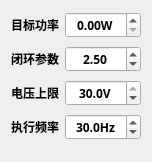
                   <widget class="QWidget" name="scrollAreaWidgetContents">
                    <property name="geometry">
                     <rect>
                      <x>0</x>
                      <y>0</y>
                      <width>152</width>
                      <height>162</height>
                     </rect>
                    </property>
                    <layout class="QVBoxLayout" name="verticalLayout_15">
                     <item>
                      <layout class="QHBoxLayout" name="horizontalLayout_10" stretch="1,2">
                       <item>
                        <widget class="QLabel" name="label_9">
                         <property name="minimumSize">
                          <size>
                           <width>0</width>
                           <height>28</height>
                          </size>
                         </property>
                         <property name="font">
                          <font>
                           <family>Sarasa Fixed SC SemiBold</family>
                           <bold>true</bold>
                          </font>
                         </property>
                         <property name="text">
                          <string>目标功率</string>
                         </property>
                         <property name="alignment">
                          <set>Qt::AlignCenter</set>
                         </property>
                         <property name="margin">
                          <number>6</number>
                         </property>
                        </widget>
                       </item>
                       <item>
                        <widget class="QDoubleSpinBox" name="spinBoxKeepPowerSet">
                         <property name="maximumSize">
                          <size>
                           <width>80</width>
                           <height>16777215</height>
                          </size>
                         </property>
                         <property name="font">
                          <font>
                           <family>Sarasa Fixed SC SemiBold</family>
                           <bold>true</bold>
                          </font>
                         </property>
                         <property name="alignment">
                          <set>Qt::AlignCenter</set>
                         </property>
                         <property name="suffix">
                          <string>W</string>
                         </property>
                         <property name="decimals">
                          <number>2</number>
                         </property>
                         <property name="minimum">
                          <double>0.000000000000000</double>
                         </property>
                         <property name="maximum">
                          <double>100.000000000000000</double>
                         </property>
                         <property name="singleStep">
                          <double>0.100000000000000</double>
                         </property>
                         <property name="stepType">
                          <enum>QAbstractSpinBox::AdaptiveDecimalStepType</enum>
                         </property>
                        </widget>
                       </item>
                      </layout>
                     </item>
                     <item>
                      <layout class="QHBoxLayout" name="horizontalLayout_11" stretch="1,2">
                       <item>
                        <widget class="QLabel" name="label_10">
                         <property name="minimumSize">
                          <size>
                           <width>0</width>
                           <height>28</height>
                          </size>
                         </property>
                         <property name="font">
                          <font>
                           <family>Sarasa Fixed SC SemiBold</family>
                           <bold>true</bold>
                          </font>
                         </property>
                         <property name="text">
                          <string>闭环参数</string>
                         </property>
                         <property name="alignment">
                          <set>Qt::AlignCenter</set>
                         </property>
                         <property name="margin">
                          <number>6</number>
                         </property>
                        </widget>
                       </item>
                       <item>
                        <widget class="QDoubleSpinBox" name="spinBoxKeepPowerPi">
                         <property name="maximumSize">
                          <size>
                           <width>80</width>
                           <height>16777215</height>
                          </size>
                         </property>
                         <property name="font">
                          <font>
                           <family>Sarasa Fixed SC SemiBold</family>
                           <bold>true</bold>
                          </font>
                         </property>
                         <property name="alignment">
                          <set>Qt::AlignCenter</set>
                         </property>
                         <property name="decimals">
                          <number>2</number>
                         </property>
                         <property name="minimum">
                          <double>0.000000000000000</double>
                         </property>
                         <property name="maximum">
                          <double>40.000000000000000</double>
                         </property>
                         <property name="singleStep">
                          <double>0.100000000000000</double>
                         </property>
                         <property name="stepType">
                          <enum>QAbstractSpinBox::AdaptiveDecimalStepType</enum>
                         </property>
                         <property name="value">
                          <double>2.500000000000000</double>
                         </property>
                        </widget>
                       </item>
                      </layout>
                     </item>
                     <item>
                      <layout class="QHBoxLayout" name="horizontalLayout_35" stretch="1,2">
                       <item>
                        <widget class="QLabel" name="label_28">
                         <property name="minimumSize">
                          <size>
                           <width>0</width>
                           <height>28</height>
                          </size>
                         </property>
                         <property name="font">
                          <font>
                           <family>Sarasa Fixed SC SemiBold</family>
                           <bold>true</bold>
                          </font>
                         </property>
                         <property name="text">
                          <string>电压上限</string>
                         </property>
                         <property name="alignment">
                          <set>Qt::AlignCenter</set>
                         </property>
                         <property name="margin">
                          <number>6</number>
                         </property>
                        </widget>
                       </item>
                       <item>
                        <widget class="QDoubleSpinBox" name="spinBoxKeepPowerMaxV">
                         <property name="maximumSize">
                          <size>
                           <width>80</width>
                           <height>16777215</height>
                          </size>
                         </property>
                         <property name="font">
                          <font>
                           <family>Sarasa Fixed SC SemiBold</family>
                           <bold>true</bold>
                          </font>
                         </property>
                         <property name="alignment">
                          <set>Qt::AlignCenter</set>
                         </property>
                         <property name="suffix">
                          <string>V</string>
                         </property>
                         <property name="decimals">
                          <number>1</number>
                         </property>
                         <property name="minimum">
                          <double>0.000000000000000</double>
                         </property>
                         <property name="maximum">
                          <double>30.000000000000000</double>
                         </property>
                         <property name="singleStep">
                          <double>0.100000000000000</double>
                         </property>
                         <property name="stepType">
                          <enum>QAbstractSpinBox::AdaptiveDecimalStepType</enum>
                         </property>
                         <property name="value">
                          <double>30.000000000000000</double>
                         </property>
                        </widget>
                       </item>
                      </layout>
                     </item>
                     <item>
                      <layout class="QHBoxLayout" name="horizontalLayout_19" stretch="1,2">
                       <item>
                        <widget class="QLabel" name="label_19">
                         <property name="minimumSize">
                          <size>
                           <width>0</width>
                           <height>28</height>
                          </size>
                         </property>
                         <property name="font">
                          <font>
                           <family>Sarasa Fixed SC SemiBold</family>
                           <bold>true</bold>
                          </font>
                         </property>
                         <property name="text">
                          <string>执行频率</string>
                         </property>
                         <property name="alignment">
                          <set>Qt::AlignCenter</set>
                         </property>
                         <property name="margin">
                          <number>6</number>
                         </property>
                        </widget>
                       </item>
                       <item>
                        <widget class="QDoubleSpinBox" name="spinBoxKeepPowerLoopFreq">
                         <property name="maximumSize">
                          <size>
                           <width>80</width>
                           <height>16777215</height>
                          </size>
                         </property>
                         <property name="font">
                          <font>
                           <family>Sarasa Fixed SC SemiBold</family>
                           <bold>true</bold>
                          </font>
                         </property>
                         <property name="alignment">
                          <set>Qt::AlignCenter</set>
                         </property>
                         <property name="suffix">
                          <string>Hz</string>
                         </property>
                         <property name="decimals">
                          <number>1</number>
                         </property>
                         <property name="minimum">
                          <double>0.000000000000000</double>
                         </property>
                         <property name="maximum">
                          <double>100.000000000000000</double>
                         </property>
                         <property name="singleStep">
                          <double>0.100000000000000</double>
                         </property>
                         <property name="stepType">
                          <enum>QAbstractSpinBox::AdaptiveDecimalStepType</enum>
                         </property>
                         <property name="value">
                          <double>30.000000000000000</double>
                         </property>
                        </widget>
                       </item>
                      </layout>
                     </item>
                     <item>
                      <spacer name="verticalSpacer">
                       <property name="orientation">
                        <enum>Qt::Vertical</enum>
                       </property>
                       <property name="sizeHint" stdset="0">
                        <size>
                         <width>20</width>
                         <height>40</height>
                        </size>
                       </property>
                      </spacer>
                     </item>
                    </layout>
                   </widget>
